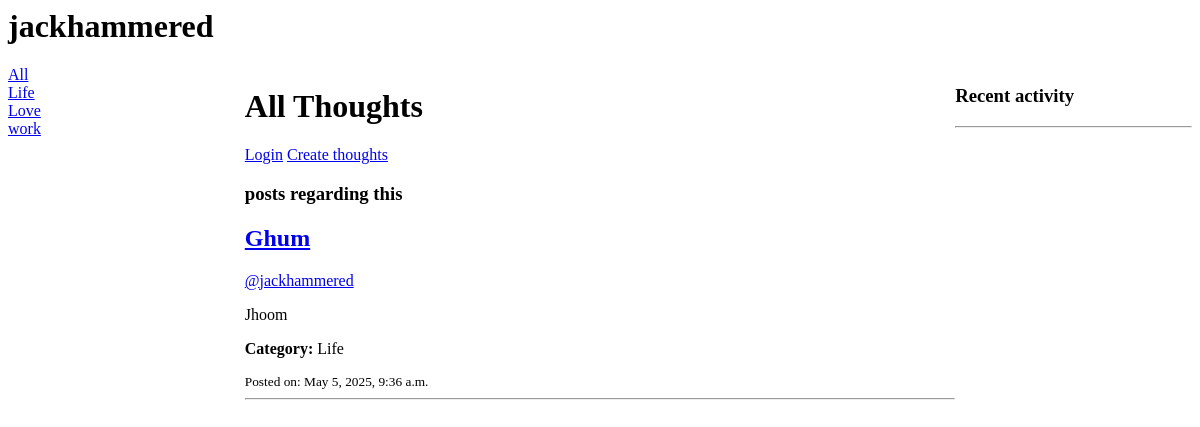
Before: /profile/1/ with the older database file.
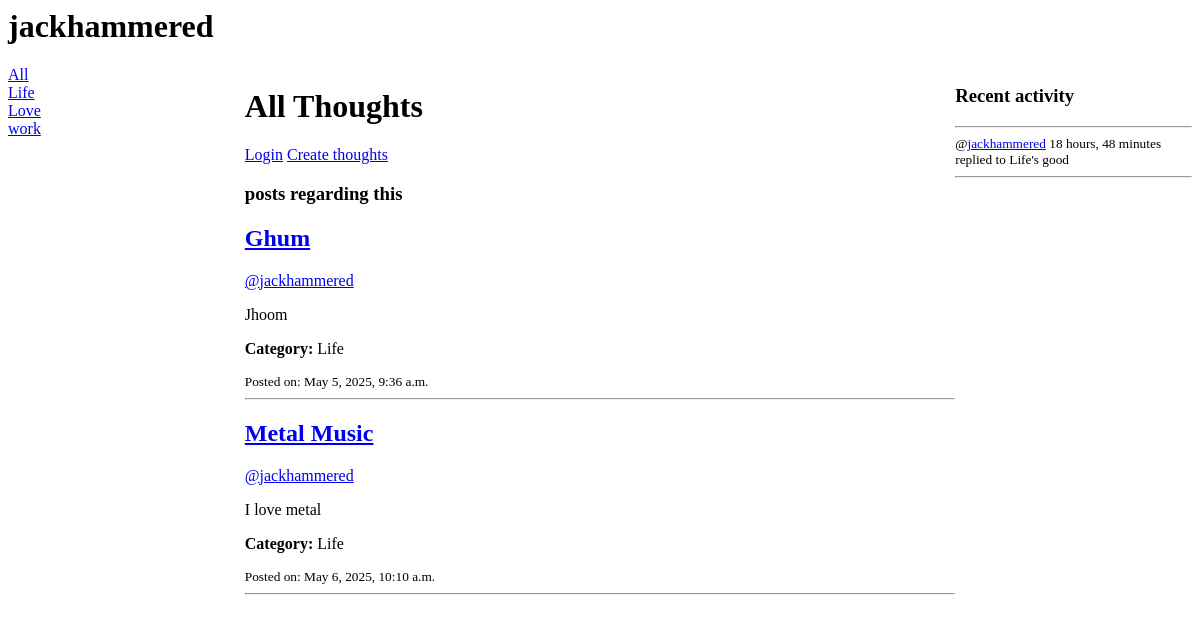
After: the same page with the newer database file.
### post/models.py (models this page shows, shortened)
class Category(models.Model):
    name = models.CharField(max_length=100)

class Thoughts(models.Model):
    host = models.ForeignKey(User, on_delete=models.SET_NULL, null=True)
    title = models.CharField(max_length=100)
    description = models.TextField(max_length=300)
    created_at = models.DateTimeField(auto_now_add=True)
    category = models.ForeignKey(Category, on_delete=models.CASCADE)
    def __str__(self):
        return self.title

class Comment(models.Model):
    user = models.ForeignKey(User, on_delete=models.CASCADE)
    thoughts = models.ForeignKey(Thoughts, on_delete=models.CASCADE)
    time = models.DateTimeField(auto_now_add=True)
    content = models.TextField(max_length=200)

### post/views.py (the view)
# urls.py: path("profile/<int:pk>/",views.userProfile, name="profile"),
def userProfile(request,pk):
    user = User.objects.get(id=pk)
    thoughts = user.thoughts_set.all()
    comments = user.comment_set.all()
    categories = Category.objects.all()
    return render(request, "post/profile.html", {"user": user, "thoughts":thoughts, "comments":comments, "categories":categories})

### post/templates/post/profile.html (shortened to what this page needs)
<h1>{{user.username}}</h1>
<div class="profile-container">
    <div>
        {% include 'post/browse_component.html' %}
    </div>
    <div>
        {% include 'post/main_component.html' %}
    </div>
    <div>
        {% include 'post/activity_component.html' %}
    </div>
</div>

### post/templates/post/browse_component.html
<div>
    <a href="{% url 'thoughts' %}">All</a>
</div>
{% for category in categories %}
<div>
    <a href="{% url 'thoughts' %}?q={{category.name}}">{{category.name}}</a>
</div>
{% endfor %}

### post/templates/post/main_component.html (shortened to what this page needs)
<h1>All Thoughts</h1>
{% if request.user.is_authenticated %}
    <a href="{% url 'logout' %}">Logout</a>
{% else %}
    <a href="{% url 'login' %}">Login</a>
{% endif %}
<a href="{% url 'create-post' %}">Create thoughts</a>
<h3>{{ thought_count }} posts regarding this</h3>
{% for thought in thoughts %}
    <div>
        <h2><a href="{% url 'single' thought.id %}">{{ thought.title }}</a></h2>
        <a href="{% url 'profile' thought.host.id %}">@{{ thought.host }}</a>
        <p>{{ thought.description|truncatechars:100 }}</p>
        <p><strong>Category:</strong> {{ thought.category.name }}</p>
        <small>Posted on: {{ thought.created_at }}</small>
        <hr>
    </div>
{% empty %}
    <p>No thoughts posted yet.</p>
{% endfor %}

### post/templates/post/activity_component.html (shortened to what this page needs)
<h3>Recent activity</h3>
<hr>
{% for comment in comments %}
<div>
    <small>@<a href="{% url 'profile' comment.user.id %}">{{comment.user}}</a> {{comment.time|timesince}}</small><br>
    <small>replied to {{comment.thoughts}}</small>
    <hr>
</div>
{% endfor %}

Changed rows visible on the page:
added Thoughts: title "Metal Music", host "jackhammered", description "I love metal", category.name "Life", created_at "May 6, 2025, 10:10 a.m."
added Comment: user "jackhammered", time "18 hours, 48 minutes", thoughts "Life's good"
